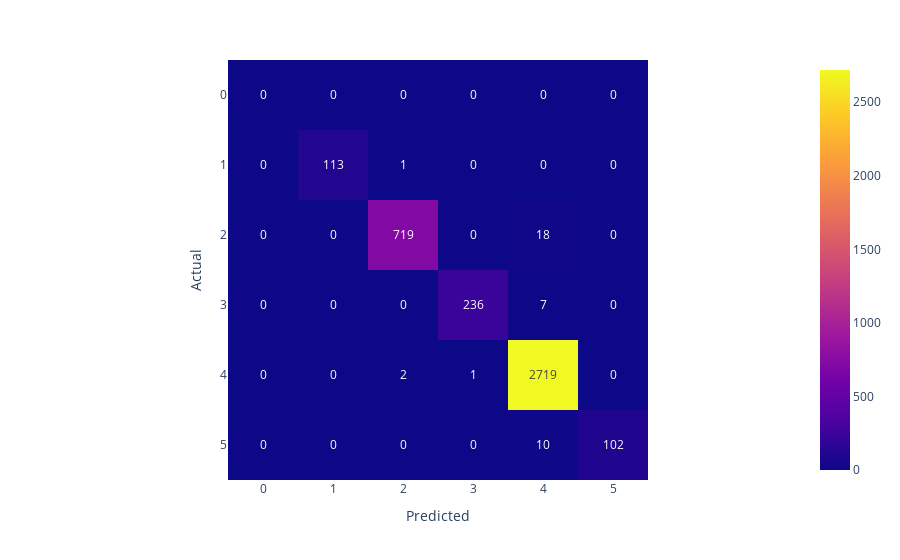

The code cell stored with this chart in its notebook:
### Code cell
fig = px.imshow(train_accuracy.getInfo(), text_auto=True, 
                labels=dict(x="Predicted", y="Actual"))
fig.show()

### Figure 1 — Plotly figure (JSON) as saved in the notebook; plotly's stock layout.template omitted (floating-point values rounded to 4 significant figures)
{"data": [{"coloraxis": "coloraxis", "hovertemplate": "Predicted: %{x}<br>Actual: %{y}<br>color: %{z}<extra></extra>", "name": "0", "texttemplate": "%{z}", "type": "heatmap", "xaxis": "x", "yaxis": "y", "z": [[0, 0, 0, 0, 0, 0], [0, 113, 1, 0, 0, 0], [0, 0, 719, 0, 18, 0], [0, 0, 0, 236, 7, 0], [0, 0, 2, 1, 2719, 0], [0, 0, 0, 0, 10, 102]]}], "layout": {"coloraxis": {"colorscale": [[0, "#0d0887"], [0.1111, "#46039f"], [0.2222, "#7201a8"], [0.3333, "#9c179e"], [0.4444, "#bd3786"], [0.5556, "#d8576b"], [0.6667, "#ed7953"], [0.7778, "#fb9f3a"], [0.8889, "#fdca26"], [1, "#f0f921"]]}, "margin": {"t": 60}, "xaxis": {"anchor": "y", "constrain": "domain", "domain": [0, 1], "scaleanchor": "y", "title": {"text": "Predicted"}}, "yaxis": {"anchor": "x", "autorange": "reversed", "constrain": "domain", "domain": [0, 1], "title": {"text": "Actual"}}}}
